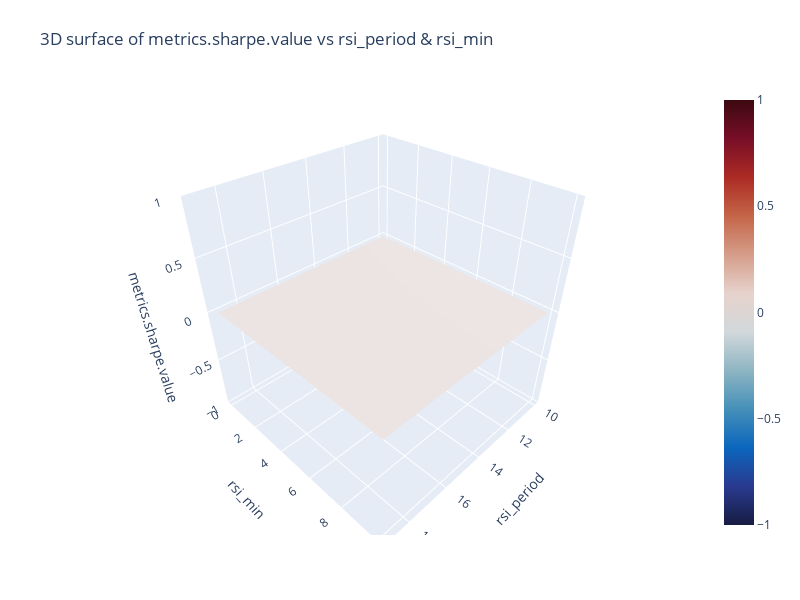
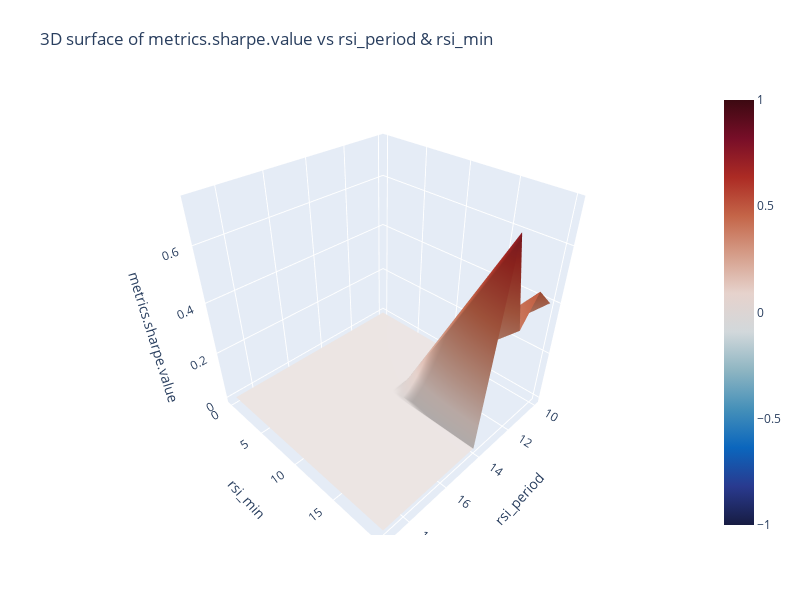
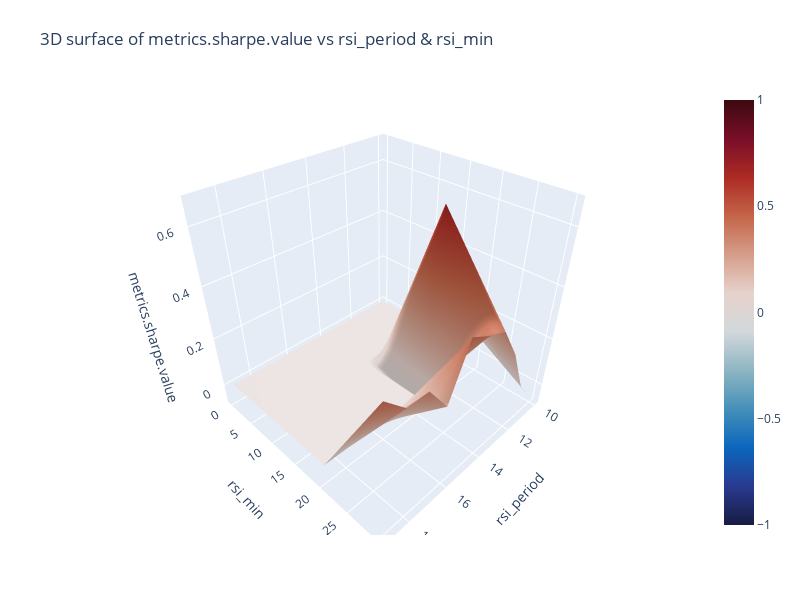
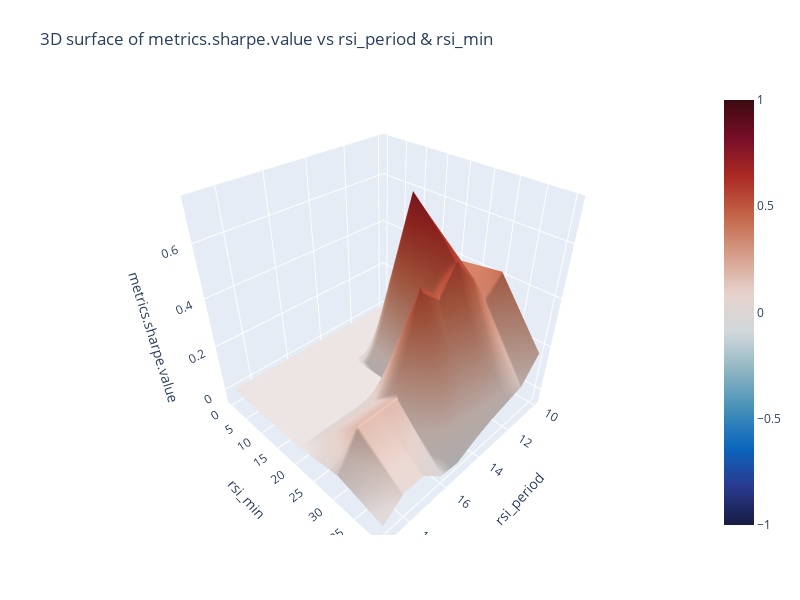

The notebook cell these images were saved under, in order:
### Code cell
t_constants = itertools.product(*[df[col].unique() for col in others_parameters])
for constant in t_constants:
    q = ""
    for i, param in enumerate(others_parameters):
        if i != 0:
            q += " and "
        q += param + "==" + str(constant[i])

    df2 = df.query(q)
    df2 = df2[df2[z_col].notnull()]  # remove NaN
    df2 = df2.sort_values(z_col, ascending=False)  # sort by z_col descending
    display(HTML(f"<h2>{q}</h2>"))
    if len(df2) != 0:
        display(df2)
        display()

        if len(df2) > 2:
            x1 = np.linspace(
                df2[x_col].min(), df2[x_col].max(), len(df2[x_col].unique())
            )
            y1 = np.linspace(
                df2[y_col].min(), df2[y_col].max(), len(df2[y_col].unique())
            )
            x2, y2 = np.meshgrid(x1, y1)
            z2 = None
            try:
                z2 = griddata(
                    (df2[x_col], df2[y_col]), df2[z_col], (x2, y2), method="cubic"
                )
            except QhullError:
                pass

            if z2 is not None:
                plot_3dsurf_mpl(x2, y2, z2)

                plot_imshow_mplt(z2)

                plot_3dsurf_plotly(x2, y2, z2)

### Figure 1 — Plotly figure (JSON) as saved in the notebook; plotly's stock layout.template omitted (floating-point values rounded to 4 significant figures)
{"data": [{"cmax": 1, "cmin": -1, "colorscale": [[0, "rgb(23, 28, 66)"], [0.09091, "rgb(41, 58, 143)"], [0.1818, "rgb(11, 102, 189)"], [0.2727, "rgb(69, 144, 185)"], [0.3636, "rgb(142, 181, 194)"], [0.4545, "rgb(210, 216, 219)"], [0.5455, "rgb(230, 210, 204)"], [0.6364, "rgb(213, 157, 137)"], [0.7273, "rgb(196, 101, 72)"], [0.8182, "rgb(172, 43, 36)"], [0.9091, "rgb(120, 14, 40)"], [1, "rgb(60, 9, 17)"]], "type": "surface", "x": [[10, 11, 12, 13, 14, 15, 16, 17, 18, 19], [10, 11, 12, 13, 14, 15, 16, 17, 18, 19]], "y": [[0, 0, 0, 0, 0, 0, 0, 0, 0, 0], [10, 10, 10, 10, 10, 10, 10, 10, 10, 10]], "z": [[0, 0, 0, 0, 0, 0, 0, 0, 0, 0], [0, 0, 0, 0, 0, 0, 0, 0, 0, 0]]}], "layout": {"autosize": false, "height": 600, "margin": {"b": 65, "l": 65, "r": 50, "t": 90}, "scene": {"xaxis": {"title": {"text": "rsi_period"}}, "yaxis": {"title": {"text": "rsi_min"}}, "zaxis": {"title": {"text": "metrics.sharpe.value"}}}, "title": {"text": "3D surface of metrics.sharpe.value vs rsi_period & rsi_min"}, "width": 800}}

### Figure 2 — Plotly figure (JSON) as saved in the notebook; plotly's stock layout.template omitted (floating-point values rounded to 4 significant figures)
{"data": [{"cmax": 1, "cmin": -1, "colorscale": [[0, "rgb(23, 28, 66)"], [0.09091, "rgb(41, 58, 143)"], [0.1818, "rgb(11, 102, 189)"], [0.2727, "rgb(69, 144, 185)"], [0.3636, "rgb(142, 181, 194)"], [0.4545, "rgb(210, 216, 219)"], [0.5455, "rgb(230, 210, 204)"], [0.6364, "rgb(213, 157, 137)"], [0.7273, "rgb(196, 101, 72)"], [0.8182, "rgb(172, 43, 36)"], [0.9091, "rgb(120, 14, 40)"], [1, "rgb(60, 9, 17)"]], "type": "surface", "x": [[10, 11, 12, 13, 14, 15, 16, 17, 18, 19], [10, 11, 12, 13, 14, 15, 16, 17, 18, 19], [10, 11, 12, 13, 14, 15, 16, 17, 18, 19]], "y": [[0, 0, 0, 0, 0, 0, 0, 0, 0, 0], [10, 10, 10, 10, 10, 10, 10, 10, 10, 10], [20, 20, 20, 20, 20, 20, 20, 20, 20, 20]], "z": [[0, 0, 0, 0, 0, 0, 0, 0, 0, 0], [0, 0, 0, 0, 0, 0, 0, 0, 0, 0], [0.4, 0.48, 0.38, 0.73, 0, 0, 0, 0, 0, 0]]}], "layout": {"autosize": false, "height": 600, "margin": {"b": 65, "l": 65, "r": 50, "t": 90}, "scene": {"xaxis": {"title": {"text": "rsi_period"}}, "yaxis": {"title": {"text": "rsi_min"}}, "zaxis": {"title": {"text": "metrics.sharpe.value"}}}, "title": {"text": "3D surface of metrics.sharpe.value vs rsi_period & rsi_min"}, "width": 800}}

### Figure 3 — Plotly figure (JSON) as saved in the notebook; plotly's stock layout.template omitted (floating-point values rounded to 4 significant figures)
{"data": [{"cmax": 1, "cmin": -1, "colorscale": [[0, "rgb(23, 28, 66)"], [0.09091, "rgb(41, 58, 143)"], [0.1818, "rgb(11, 102, 189)"], [0.2727, "rgb(69, 144, 185)"], [0.3636, "rgb(142, 181, 194)"], [0.4545, "rgb(210, 216, 219)"], [0.5455, "rgb(230, 210, 204)"], [0.6364, "rgb(213, 157, 137)"], [0.7273, "rgb(196, 101, 72)"], [0.8182, "rgb(172, 43, 36)"], [0.9091, "rgb(120, 14, 40)"], [1, "rgb(60, 9, 17)"]], "type": "surface", "x": [[10, 11, 12, 13, 14, 15, 16, 17, 18, 19], [10, 11, 12, 13, 14, 15, 16, 17, 18, 19], [10, 11, 12, 13, 14, 15, 16, 17, 18, 19], [10, 11, 12, 13, 14, 15, 16, 17, 18, 19]], "y": [[0, 0, 0, 0, 0, 0, 0, 0, 0, 0], [10, 10, 10, 10, 10, 10, 10, 10, 10, 10], [20, 20, 20, 20, 20, 20, 20, 20, 20, 20], [30, 30, 30, 30, 30, 30, 30, 30, 30, 30]], "z": [[0, 0, 0, 0, 0, 0, 0, 0, 0, 0], [0, 0, 0, 0, 0, 0, 0, 0, 0, 0], [0.08, 0.23, 0.37, 0.67, 0, 0, 0, 0, 0, 0], [-0.06, 0.04, 0.23, 0.36, 0.39, 0.43, 0.24, 0.35, 0.35, 0.43]]}], "layout": {"autosize": false, "height": 600, "margin": {"b": 65, "l": 65, "r": 50, "t": 90}, "scene": {"xaxis": {"title": {"text": "rsi_period"}}, "yaxis": {"title": {"text": "rsi_min"}}, "zaxis": {"title": {"text": "metrics.sharpe.value"}}}, "title": {"text": "3D surface of metrics.sharpe.value vs rsi_period & rsi_min"}, "width": 800}}

### Figure 4 — Plotly figure (JSON) as saved in the notebook; plotly's stock layout.template omitted (floating-point values rounded to 4 significant figures)
{"data": [{"cmax": 1, "cmin": -1, "colorscale": [[0, "rgb(23, 28, 66)"], [0.09091, "rgb(41, 58, 143)"], [0.1818, "rgb(11, 102, 189)"], [0.2727, "rgb(69, 144, 185)"], [0.3636, "rgb(142, 181, 194)"], [0.4545, "rgb(210, 216, 219)"], [0.5455, "rgb(230, 210, 204)"], [0.6364, "rgb(213, 157, 137)"], [0.7273, "rgb(196, 101, 72)"], [0.8182, "rgb(172, 43, 36)"], [0.9091, "rgb(120, 14, 40)"], [1, "rgb(60, 9, 17)"]], "type": "surface", "x": [[10, 11, 12, 13, 14, 15, 16, 17, 18, 19], [10, 11, 12, 13, 14, 15, 16, 17, 18, 19], [10, 11, 12, 13, 14, 15, 16, 17, 18, 19], [10, 11, 12, 13, 14, 15, 16, 17, 18, 19], [10, 11, 12, 13, 14, 15, 16, 17, 18, 19]], "y": [[0, 0, 0, 0, 0, 0, 0, 0, 0, 0], [10, 10, 10, 10, 10, 10, 10, 10, 10, 10], [20, 20, 20, 20, 20, 20, 20, 20, 20, 20], [30, 30, 30, 30, 30, 30, 30, 30, 30, 30], [40, 40, 40, 40, 40, 40, 40, 40, 40, 40]], "z": [[0, 0, 0, 0, 0, 0, 0, 0, 0, 0], [0, 1.639e-17, 0, 0, 0, 0, 0, 0, 0, 0], [0.39, 0.44, 0.62, 0.73, 0, 0, 0, 0, 0, 0], [0.42, 0.34, 0.47, 0.56, 0.48, 0.55, 0.18, 0.18, 0.18, 0.03], [0.17, 0.07, 0.05, 0.03, 0, -0.04, -0.03, 0.05, 0.05, -0.02]]}], "layout": {"autosize": false, "height": 600, "margin": {"b": 65, "l": 65, "r": 50, "t": 90}, "scene": {"xaxis": {"title": {"text": "rsi_period"}}, "yaxis": {"title": {"text": "rsi_min"}}, "zaxis": {"title": {"text": "metrics.sharpe.value"}}}, "title": {"text": "3D surface of metrics.sharpe.value vs rsi_period & rsi_min"}, "width": 800}}
